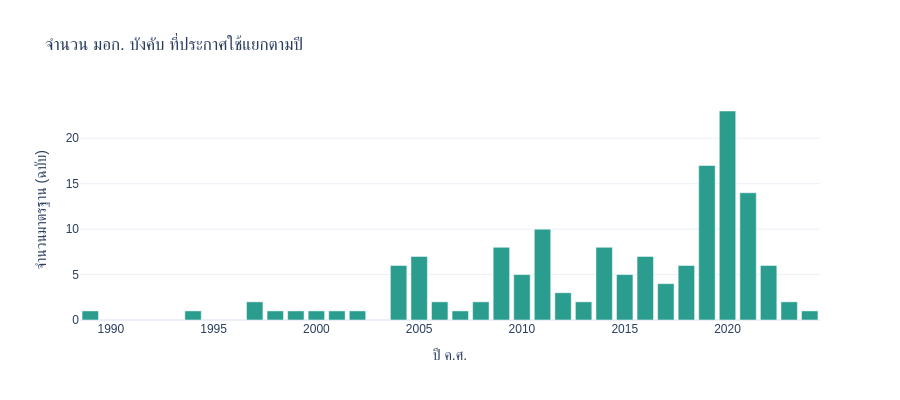

Notebook code cell kept with this figure:
### Markdown cell above
## 📊 กราฟที่ 2 — Timeline: ประวัติการประกาศบังคับใช้ มอก.

### Code cell
# กรองเอาเฉพาะข้อมูลที่มีระบุปีที่ชัดเจน (ปี > 1900)
valid_years_data = df[df['year'] > 1900]
standards_per_year = valid_years_data.groupby('year').size().reset_index(name='count')

figure_timeline = px.bar(
    standards_per_year, 
    x='year', 
    y='count',
    title='จำนวน มอก. บังคับ ที่ประกาศใช้แยกตามปี',
    labels={'year': 'ปี ค.ศ.', 'count': 'จำนวนมาตรฐาน (ฉบับ)'},
    template='plotly_white',
    color_discrete_sequence=['#2a9d8f']
)
figure_timeline.update_layout(height=400, font=dict(family='Sarabun, sans-serif'))
figure_timeline.show()

### Figure 1 — Plotly figure (JSON) as saved in the notebook; plotly's stock layout.template omitted (floating-point values rounded to 4 significant figures)
{"data": [{"hovertemplate": "ปี ค.ศ.=%{x}<br>จำนวนมาตรฐาน (ฉบับ)=%{y}<extra></extra>", "legendgroup": "", "marker": {"color": "#2a9d8f", "pattern": {"shape": ""}}, "name": "", "orientation": "v", "showlegend": false, "textposition": "auto", "type": "bar", "x": [1989, 1994, 1997, 1998, 1999, 2000, 2001, 2002, 2004, 2005, 2006, 2007, 2008, 2009, 2010, 2011, 2012, 2013, 2014, 2015, 2016, 2017, 2018, 2019, 2020, 2021, 2022, 2023, 2024], "xaxis": "x", "y": [1, 1, 2, 1, 1, 1, 1, 1, 6, 7, 2, 1, 2, 8, 5, 10, 3, 2, 8, 5, 7, 4, 6, 17, 23, 14, 6, 2, 1], "yaxis": "y"}], "layout": {"barmode": "relative", "font": {"family": "Sarabun, sans-serif"}, "height": 400, "legend": {"tracegroupgap": 0}, "title": {"text": "จำนวน มอก. บังคับ ที่ประกาศใช้แยกตามปี"}, "xaxis": {"anchor": "y", "domain": [0, 1], "title": {"text": "ปี ค.ศ."}}, "yaxis": {"anchor": "x", "domain": [0, 1], "title": {"text": "จำนวนมาตรฐาน (ฉบับ)"}}}}
